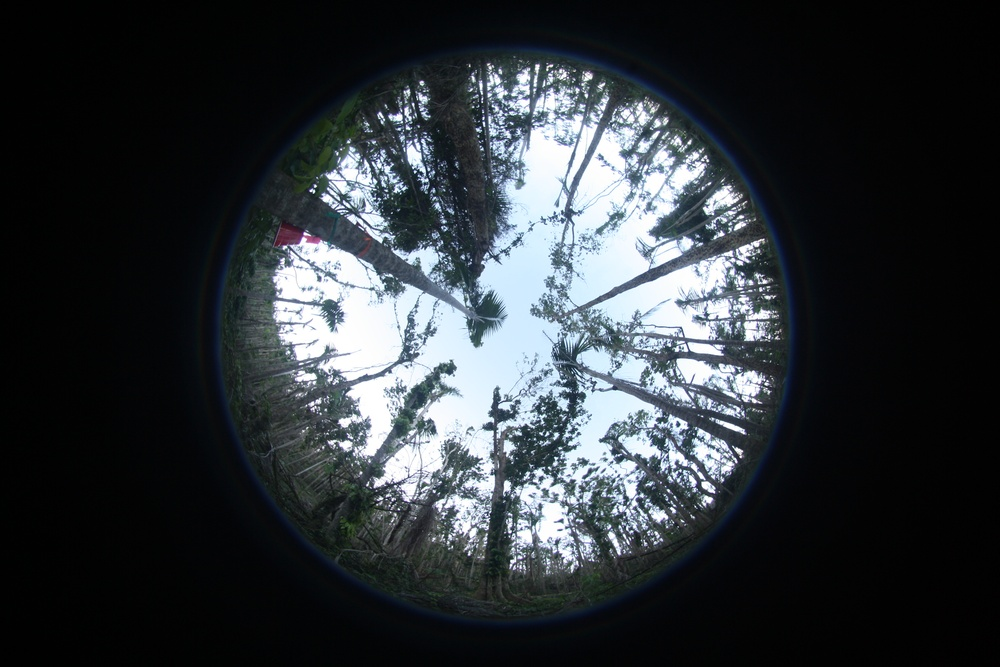
#> input picture Sample Photos/Sample_Photo.JPG, 1000 x 667 px, shrunk from 3888 x 2592 before the run, found by its file name
$ jupyter execute --allow-errors 'CanOpenness Demo Script.ipynb'
#> lines starting #> are read from the running program, lines starting #| are printed output that depends on the picture; after the words box and inside, x2 and y2 are one past the last pixel; in counts of white or black regions, pixels touching at a corner belong together
# CanOpenness Demo Script

This is a Jupyter Notebook dumping ground for function testing before it goes into class objects and then to a working example in another notebook.

## This script
**What this script currently does**
Currently this script tests functions to then be incorporated into the classes in the CanOpenness package

**What this will eventually do**
walk through the different functions in the CanOpeness package and help the user:
  - 1) Upload image files from the TestPhotos folder that comes with the package
  - 2) Normalize the exposure across multiple photos to get consistent estimates
  - 3) Choose the blue channel from RGB data in the photo to display as black and white
  - 4) Segement the photo so that white = sky and black = canopy, and calculate area of sky in photo
  - 5) Save the resultant calculations and output in a dataframe


[cell 1]
#Upload pacakges (currently just dependencies)
import skimage #image manipulation
from skimage import io
from skimage.feature import canny
from skimage.draw import circle_perimeter
from skimage.draw import line, set_color
from skimage.util import img_as_ubyte
from skimage.filters import threshold_otsu #threshold algorithm
from skimage.filters import threshold_isodata #another threshold algorithm
from skimage.color import rgb2gray #greyscale
import pathlib #getting pathfiles
import pandas #dataframe manipulation and outputting
import numpy as np #statistical calculations
import glob #helping identify files in pathfiles
import os #finding pathfiles
import natsort #batch loading of files
import matplotlib.pyplot as plt #plots
import matplotlib.cbook
from pyensae.languages import r2python
import warnings
import math
#> (the rest of this cell did not finish here and is left out)

### First testing out functions to load images and then display them
Starting with one photo, then will try in batch mode

[cell 2]
#image path file
filepath = ("/home/roiak/hacks/Canopy-Openness-from-Hemispheric-Photos/examples/")
#uploading sample photo
filename = os.path.join(filepath,'Sample_Photo.JPG')
#reading image file using io.imread from skimage
photo = io.imread(filename)
#> photo is the input picture: shape (667, 1000, 3); mean R, G, B 48.8, 53.9, 58

#converting photo to just blue channel
photo_blue = photo.copy() #copying original photo
#setting only blue channel by setting R and G (0 and 1 indexed in numpy array of image file) to 0
photo_blue[:,:,0] = 0
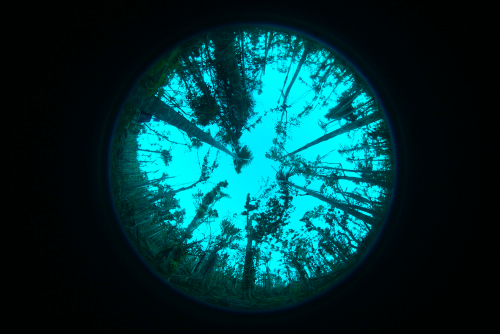
#> photo_blue: shape (667, 1000, 3) (shown at 1/2 size); mean R, G, B 0, 53.9, 58
photo_blue[:,:,1] = 0
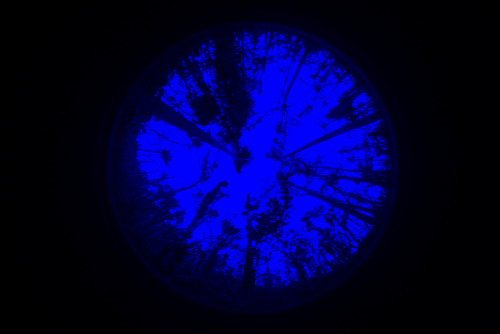
#> photo_blue: shape (667, 1000, 3) (shown at 1/2 size); mean R, G, B 0, 0, 58

#converting photo to grayscale
photo_gray = rgb2gray(photo_blue)
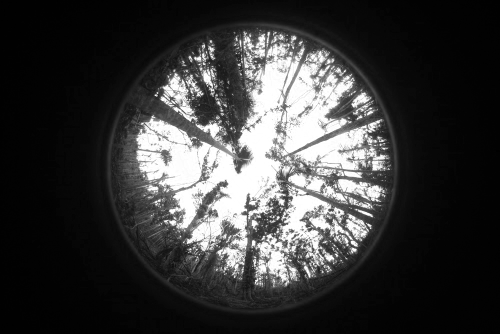
#> photo_gray: shape (667, 1000) float64 (shown at 1/2 size); min 0, max 0.0721, mean 0.0164; drawn with min black and max white

#converting to black and white by thresholding

#set threshold based on otsu algorithm (if above threshold, array set to 1, otherwise 0 creating black-and-white)
th = threshold_otsu(photo_gray)
#> th = 0.0339

#Create new image
binary = photo_gray > th
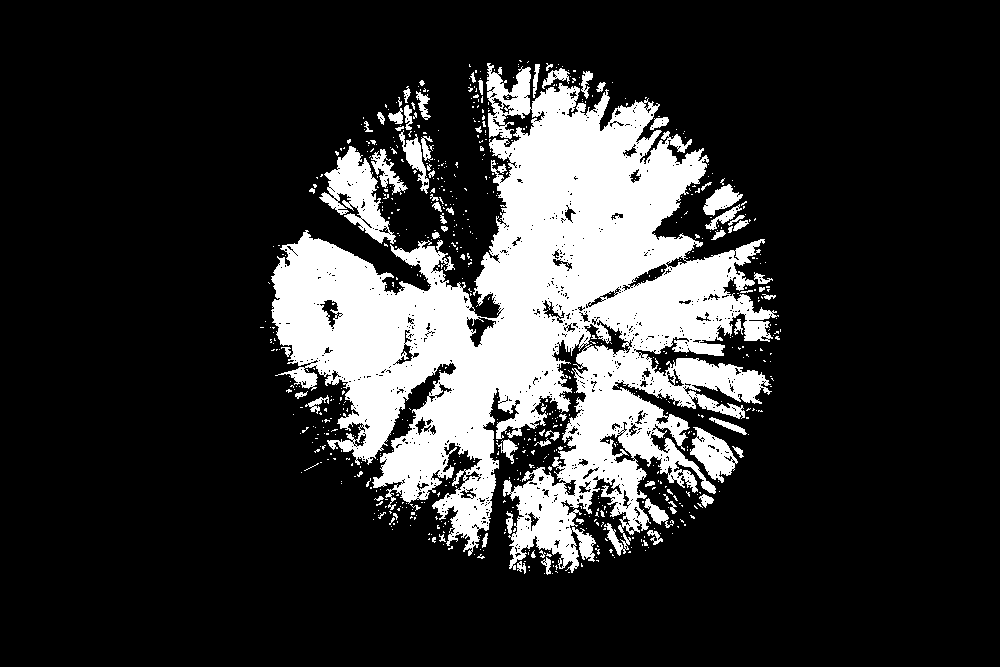
#> binary: shape (667, 1000) bool; 19% white; 710 white regions (637 under 20 px), largest, box (x1, y1, x2, y2) and area: (271, 63, 779, 573) 113349, (319, 146, 396, 244) 3084, (690, 427, 738, 483) 1352

#Checking different algorithm
th2 = threshold_isodata(photo_gray)
#> th2 = 0.0339

binary2 = photo_gray > th2

#manual threshold
binary3 = np.where(photo_gray > 0.07, True, False)
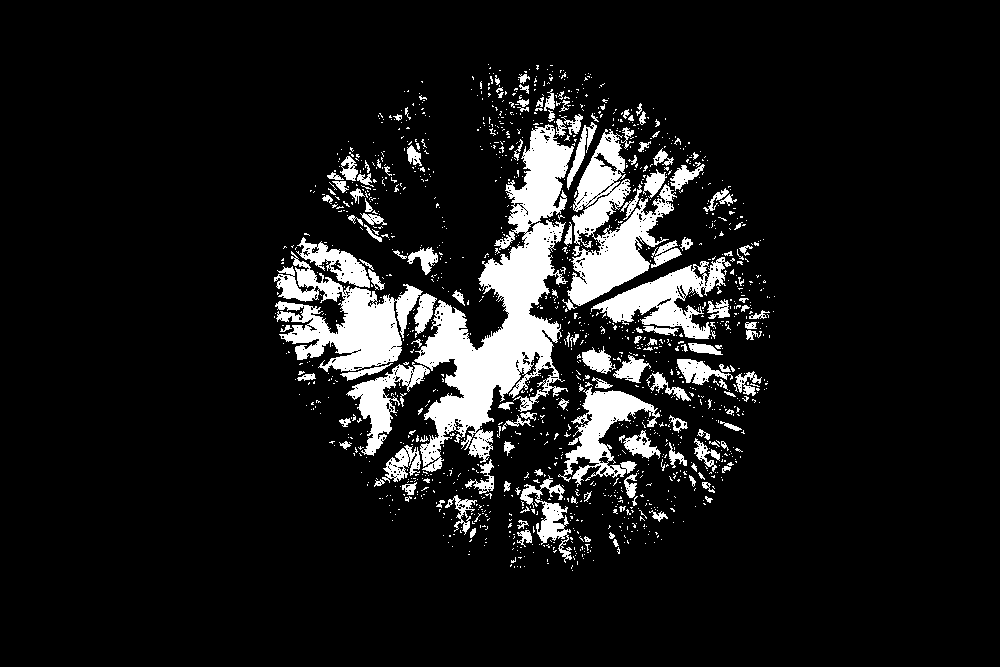
#> binary3: shape (667, 1000) bool; 10.2% white; 1435 white regions (1279 under 20 px), largest, box (x1, y1, x2, y2) and area: (414, 124, 574, 472) 19318, (274, 251, 423, 372) 8123, (567, 129, 677, 306) 7932

#plotting all together
fig, axes = plt.subplots(2,3, figsize=(10,5)) #setting rows and columns
ax = axes.ravel()

ax[0].imshow(photo) #first image
ax[0].set_title("Original") #title
ax[1].imshow(photo_blue) #blue channel
ax[1].set_title("Blue Channel Only") #title
ax[2].imshow(photo_gray, cmap="gray") #grayscale
ax[2].set_title("Grayscale") #title
ax[3].imshow(binary, cmap=plt.cm.gray) #black and white after threshold
ax[3].set_title("Binary Threshold Otsu") #title
ax[4].imshow(binary2, cmap=plt.cm.gray) #black and white after threshold
ax[4].set_title("Binary Threshold Isodata") #title
ax[5].imshow(binary3, cmap=plt.cm.gray) #black and white after threshold
ax[5].set_title("Binary Manual Threshold") #title

#output
fig.tight_layout() #layout tight
plt.show() #show plot

### Turning the above code into a class with functions
This will then be installable more easily for users

[cell 3]
# #defining class of functions
# class ImagePrep():
#     """
#     Class object to load image files and convert them to black and white to differentiate sky from canopy objects
#     """
#     #some kind of function to intialize, still not sure how or what to do here
#     def __init__(self)

#function to load image and plot it
def imageLoad(filepath, filename):
    """
    This function takes a filepath and filename of an image and loads that image and returns it and plots it

    PARAMETERS
    filepath - where image is stored (a directory)
    filename - name of image (with jpg, png ending)
    """
    #uploading photo based on given path and image name
    photo_location = os.path.join(filepath,filename)

    #reading image file using io.imread from skimage
    photo = io.imread(photo_location)

    #plot photo
    plt.imshow(photo)

    #return photo
    return photo

#function to convert image to blue channel
def BluePic(image = ""):
    """
    This function converts a loaded image into just the blue from RGB channel.
    Outputs image file with just blue channel and plots it

    PARAMETERS
    input - image file
    """

    #setting only blue channel by setting R and G (0 and 1 indexed in numpy array of image file) to 0
    image[:,:,0] = 0
    image[:,:,1] = 0

    #plot photo
    plt.imshow(image)

    #return photo
    return image


#function to turn blue image into thresholded black and white image
def bwPic(image = ""):
    """
    This function takes an image file as input, converts to greyscale, uses an algorithm to threshold,
    and then converts the photo into binary black and white based on that threshold.
    Outputs a new binary image and plots it

    PARAMETERS
    Inputted image file
    """
    #converting photo to grayscale
    gray_image = rgb2gray(image)
    #set threshold based on otsu algorithm (if above threshold, array set to 1, otherwise 0 creating black-and-white)
    th = threshold_otsu(gray_image)
#> th = 0.0339

    #Create new image
    binary = gray_image > th

    #plots image
    plt.imshow(binary,cmap=plt.cm.gray)

    #returns it
    return binary

[cell 4]
#Testing functions above
photo=imageLoad(filepath,filename) #plots original image nice!

blue_photo=BluePic(photo) #plots blue image nice!

bw_photo=bwPic(blue_photo) #plots black and white from blue image nice!

#bw_photo2=bwPic(photo) #plots black and white from regular image

### Now detecting edges
We want to segment only the edges of the circle of the fisheye lens so our calculations are accurate

[cell 5]
#Adding center coordinates of image and radius of center
def CircleCoords(image = ""):
    """
    Function that takes an image as input and returns image file with circle of fisheye lens as boundary
    Based on calculating of center coordinates given the shape of the numpy array (file format of image)

    PARAMETERS
    image = input loaded image

    OUTPUT
    returns image array with coordinates for center circle of fisheye photo
    """
    #get shape of image
    shape = image.shape
    #x coordinate of center

    fish_cx = image.shape[1]/2
    #y coordinate of center
    fish_cy = image.shape[0]/2
    #radius of the hemispheric photo center
    fish_cr = (image.shape[0]/2)-2

    #put all those in a list with new coordinates
    ImageCircle = [image,fish_cx,fish_cy,fish_cr]

    #return new format of image
    return ImageCircle

#Testing out function
hemi_photo = CircleCoords(photo) #on original photo
#> hemi_photo = 4 items
#hemi_photo[1] #works!
hemi_th = CircleCoords(binary) #on black and white threshold
#> hemi_th = 4 items
#-----------------------------------------------------------


#Setting circle based on the calculated center circle radius (not sure if we need this, it's mostly for plotting)
def SetCircle(image = "", cx=0,cy=0,cr=0):
    """
    Function that sets image coordinates based on previous calculations of center circle of hemispheric image

    PARAMETERS
    image = image after it's gone through Image2Circle function
    cx = center x coordinate
    cy = center y coordinate
    cr = radius of center circle of fisheye lens
    """
    #if coordinates greater than 0, set them as center circle coordinates for image file
    if(cx>0):
        image[1] = cx
    if(cy>0):
        image[2] = cy
    if(cr>0):
        image[3] = cr

    #output image array
    return(image)

#Testing out function
circle_test = SetCircle(hemi_photo)
#> circle_test = 4 items
circle_test[1] #works!
plt.imshow(hemi_th[0],cmap=plt.cm.gray)
#-----------------------------------------------------------

# #Draw circle on photo to visualize (still not working)
# def DrawCircle(image="",cx=100, cy=100, cr=50):
#     """
#     Function to draw circle around fisheye photo

#     PARAMETERS
#     center coordinates and radius of circle
#     Inputted image
#     """
#     #setting radius
#     cr = int(image[3])
#     #setting range for x from 0 to radius based on indexing from image object
#     x = list(range(0,cr))
#     #Dividing by list
#     list_divide = [i / cr for i in x]
#     #calculating y
#     y = numpy.sin(np.arccos(list_divide))*cr
#
#     #Here I need to plot points of circle based on the above calculate new arrays
#     points(cx + x, cy + y, col = "red", cex = 0.1)
#     points(cx + x, cy - y, col = "red", cex = 0.1)
#     points(cx - x, cy + y, col = "red", cex = 0.1)
#     points(cx - x, cy - y, col = "red", cex = 0.1)
#     y = x
#     x = cos(asin(x/radius)) * radius
#     points(cx + x, cy + y, col = "red", cex = 0.1)
#     points(cx + x, cy - y, col = "red", cex = 0.1)
#     points(cx - x, cy + y, col = "red", cex = 0.1)
#     points(cx - x, cy - y, col = "red", cex = 0.1)

[cell 6]
#Adding center coordinates of image and radius of center
def CircleCoords(image = ""):
    """
    Function that takes an image as input and returns image file with circle of fisheye lens as boundary
    Based on calculating of center coordinates given the shape of the numpy array (file format of image)

    PARAMETERS
    image = input loaded image

    OUTPUT
    returns image array with coordinates for center circle of fisheye photo
    """
    #Assign variable that defines shape of our image
    shape = image.shape
    #Calculate center coordinates (cx,cy) of circle, and radius (cr)
    cx = int(shape[1]/2)
    cy = int(shape[0]/2)
    cr = int((shape[0]/2)-150)

    #Print message displaying coordinates and radius to user
    print('center circle coordinates = (',cx,',',cy,')',
          'radius = ',cr)
#| center circle coordinates = ( 500 , 333 ) radius =  183

    #Draw circle perimeter based on center coordinates and radius
    rr, cc = circle_perimeter(cy,cx, radius=cr, shape=shape)
    #Assign to numpy array of our bw plot
    image[rr, cc] = 1
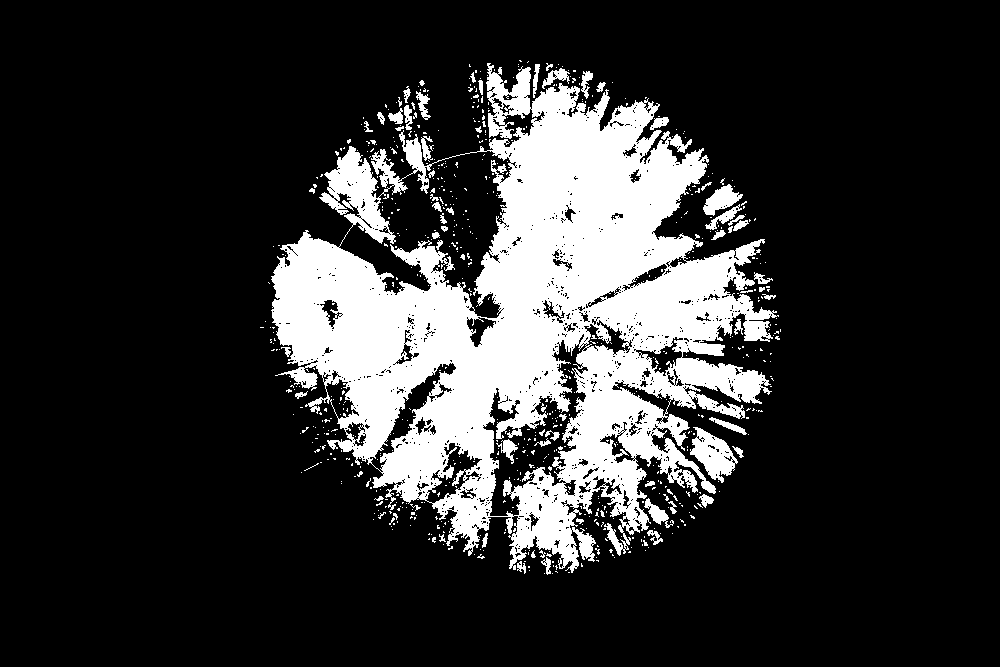
#> image: shape (667, 1000) bool; 19% white; 691 white regions (624 under 20 px), largest, box (x1, y1, x2, y2) and area: (271, 63, 779, 573) 118300, (690, 427, 738, 483) 1352, (703, 184, 743, 216) 630
    #Adding coordinates to list
    ImageCircle = [image,cx,cy,cr]

    #Create circle for plotting based on coordinates, color red
    circle = plt.Circle((cx, cy), cr, color=(1, 0, 0),fill=False)
    fig, ax = plt.subplots()

    # Open new figure
    #fig = plt.figure()
    # In figure, Image as background
    plt.imshow(image,cmap=plt.cm.gray)
    ax.add_patch(circle)
    # Add the circles to figure as subplots
    #fig.add_subplot().add_artist(circle)

    #return image
    return ImageCircle

circle_draw = CircleCoords(binary)
#> circle_draw = 4 items

#circle_draw2 = CircleCoords(binary2)

print('shape:',circle_draw[0].shape) #shape
#| shape: (667, 1000)
print('dimensions:',circle_draw[0].ndim) #amount of dimensions
#| dimensions: 2
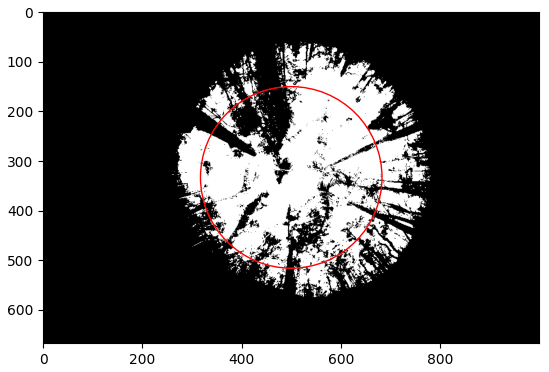
#> figure drawn by matplotlib, 1 panel

### Now we create a class to calculate the gap fraction and openness in the image
We will use the coordinates for the fisheye lens circle we got above.
Our first function will iterate through 89 smaller circles within those and get the amount of white in each one.
Then we will divide those by 360 degrees to get a fraction of the circle.

Our second function will iterate through those fraction calculations, sum them up and divide by the whole picture area to get one openness (from 0 to 1) value for the entire image.

[cell 7]
def calc_gap_fractions(image):
    """
    does something ...
    """
    # convert image array from boolean (False, True) to integer (0,1)
    image[0] = image[0].astype(int)

    # 360 slices around 2*pi
    radian_steps = np.pi / 180 * np.arange(360)

    # get x,y and r of circle
    cx = image[1]
#> cx = 500
    cy = image[2]
#> cy = 333
    cr = image[3]
#> cr = 183

    # result to be filled
    gap_fractions = np.zeros(89)

    # iterate over 90
    for step in range(89):
        x = cx + np.round(np.cos(radian_steps) * step * cr / 90, 0)
        y = cy + np.round(np.sin(radian_steps) * step * cr / 90, 0)
        for degree in range(360):
            ydeg = y[degree]
            xdeg = x[degree]
            gap_fractions[step] +=  image[0][int(np.round(ydeg,3)), int(np.round(xdeg,3))]
#> after the loop, gap_fractions = 89 values, max 360 at index 0, min 235 at index 82, mean 279.3

    return gap_fractions / 360

#testing on otsu thresholded image
gfp = calc_gap_fractions(circle_draw)
#> gfp = 89 values, max 1 at index 0, min 0.653 at index 82, mean 0.776

gfp[:10]
#> Out = [1, 1, 1, 1, 1, 0.975, 0.922, 0.914, 0.853, 0.778]

[cell 8]
open_radian = (np.pi / 180) * np.arange(89) #89 slices around 2*pi for openness calculation
half_radian = (np.pi / 180) * 0.5 #half of a slice for calculating area of each of 89 circles and for entire hemispheric photo

#Getting radians for circles
last_rad = open_radian[len(open_radian)-1] #last element in array
first_rad = open_radian[1] #first element in array

#Total area of fisheye circle
Atot = np.sin(last_rad + half_radian) - np.sin(first_rad - half_radian)

#Area of all the sub-circles (returns array)
Aa = np.sin(open_radian + half_radian) - np.sin(open_radian - half_radian)

#Calculating canopy openness from gap fraction array
canopy_openness = np.sum(gfp*Aa / Atot)
#> canopy_openness = 0.822
canopy_openness
#> Out = 0.822

[cell 9]
# radian = round(math.pi / 180, 8)

# gfp = np.zeros((1,89))

# steps = np.asarray(list(range(1,361)))

# #Calculate center coordinates (cx,cy) of circle, and radius (cr)
# cx = circle_draw[1]
# cy = circle_draw[2]
# cr = circle_draw[3]

# #Print message displaying coordinates and radius to user
# print('center circle coordinates = (',cx,',',cy,')',
#          'radius = ',cr)

# #iterating through circles to calculate gap fraction
# for i in range(90):
#     x = np.round(cx + np.cos(np.multiply(steps,radian))*i*cr/90,0) #set x array
#     y = np.ceil(cy + np.sin(np.multiply(steps,radian))*i*cr/90) #set y array
# #     #now iterate over 360 degrees
# #     for j in range(361):
# #         gfp[:i] = gfp[:i] + circle_draw[0][y[j],x[j]] #add values of gap fractions

# x[:20], y[:20]

[cell 10]
#defining function to calculate gap fraction (this still doesn't work because I'm having trouble multiplying by sequences)
def GapFractions(image = ""):
    """
    This function calculates gap fraction (fraction sky) for an image file that's been converted to black and white already

    PARAMETERS
    Takes the image file as input

    Gets coordinates for fisheye circle from previous function CircleCoords
    Converts degrees to radians
    Sets an empty matrix for 89 mini-circles within image

    Iterates over those and calculates amount that is set to 0 (i.e. white or sky) in image
    Within each circle iterates over 360 degrees and fills matrix with the value for that circle

    Then normalizes each circle's score by dividing by 360.
    Returns the array of 89 circles with each having a unique value of fraction sky

    """
    #getting radians
    radian = math.pi /180
    #setting empty matrix for all 89 circles
    gfp = np.zeros((1,89))
    #counting steps
    steps = np.asarray(list(range(1,360)))
    #setting coordinates for fisheye lens circle
    cx = int(image[1]) #x
#> cx = 500
    cy = int(image[2]) #y
#> cy = 333
    cr = int(image[3]) #radius
#> cr = 183

    #iterating through circles to calculate gap fraction
    for i in len(range(1,89)):
        x = round(cx + math.cos(steps*radian)*i*cr/90,0) #set x array
        y = round(cy + sin(steps*deg2rad)*i*cr/90,0) #set y array
        #now iterate over 360 degrees
        for j in len(range(1,360)):
            gfp[i] = gfp[i] + image[0][y[j],x[j]] #add values of gap fractions

    #return gfp normalized by 360 degrees (so returns fraction 0-1)
    return gfp/360

#> (the rest of this cell did not finish here and is left out)
